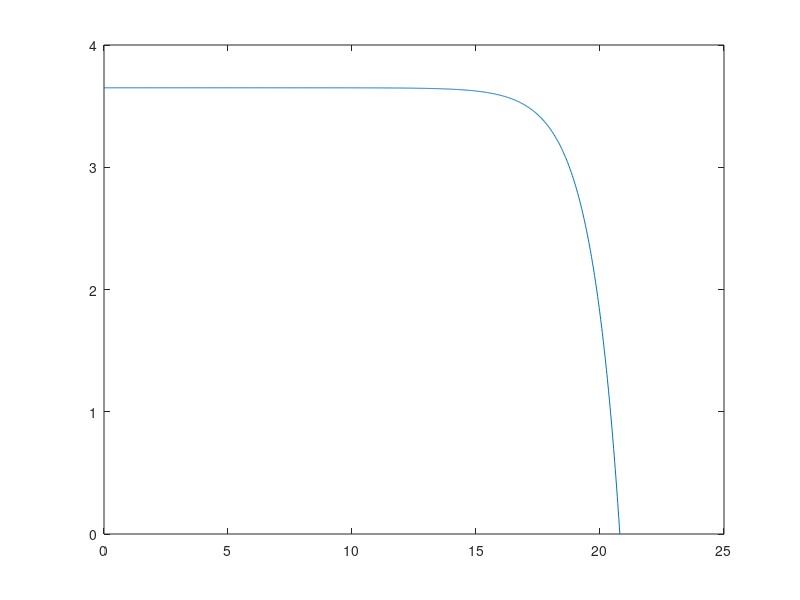

The MATLAB source for this figure:
clear all;
clc;

N = 1000;
maxV = 20.8;
maxI = 3.65;

Id = @(Vd,Voc,Vt,Isc)Isc * (1 - exp((Vd-Voc)/Vt));

X = linspace(0, maxV, N);
Vt = linspace(0.5, 3, N);

maxP = zeros(N);

for n = linspace(1,N,N);
    Y = Id(X, maxV, Vt(n), maxI);
    maxP(n) = max(X.*Y);
end

%plot(Vt, maxP);
plot(X, Id(X,maxV,1.178,maxI));
hold off;
